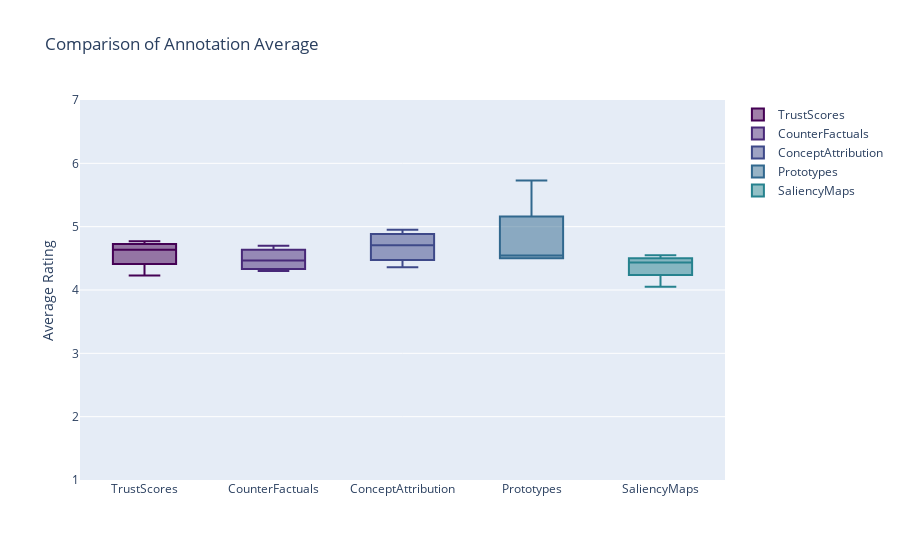

The cell this chart's notebook holds for it:
### Code cell
#compare all approaches 

#1. step: create average,var score of each rating question per subdf
df_list = [value for value in dfs]

def applyFunctionToSubDF(df_list,func):
    avg_container = []
    #for each df, get an average of the ratings for understand,usab,value and info (or any other function you want to apply to the seletced subdf)
    for sub_df in df_list:
        understand_avg = round(func(sub_df.filter(regex=(".*_understandability")).values),2)
        usability_avg = round(func(sub_df.filter(regex=(".*_usability")).values),2)
        value_avg = round(func(sub_df.filter(regex=(".*_value")).values),2)
        info_avg = round(func(sub_df.filter(regex=(".*_informativeness")).values),2)
    
        sub_df_avg = [info_avg,understand_avg,usability_avg,value_avg]
        avg_container.append(sub_df_avg)

    #make sure that the input ordering in the df_list is the same as in the method call since I only rely on ordering, not on names
    return avg_container[0],avg_container[1],avg_container[2],avg_container[3],avg_container[4]

cf_avg,ca_avg,prototypes_avg,trust_avg,saliency_avg = applyFunctionToSubDF(df_list,np.mean)
cf_var,ca_var,prototypes_var,trust_var,saliency_var = applyFunctionToSubDF(df_list,np.var)

#2. step: compare them in a table with avg+sdv
comparison_df = pd.DataFrame(index=["Understandability","Usability","Value","Informativeness"])
comparison_df["TrustScores"] = trust_avg
comparison_df["CounterFactuals"] = cf_avg
comparison_df["ConceptAttribution"] = ca_avg
comparison_df["Prototypes"] = prototypes_avg
comparison_df["SaliencyMaps"] = saliency_avg
print(comparison_df)

#3. step: visualize them with boxplots
#for all df
def boxPlotDF(comparison_df,title,labels):
    #throw out non-numeric data
    int_df = comparison_df.select_dtypes(include="float64")
    #set the color palette
    palette = cycle(plotly.colors.sequential.Viridis)#type: ignore

    #iterate over columns and show average spread
    fig = go.Figure()#type: ignore
    for column in int_df:
        fig.add_trace(go.Box(
            y=int_df[column],
            name=column,
            marker_color=next(palette)
            )) #type: ignore
    
    fig.update_layout(
                    title = title,
                    yaxis = dict(
                        dtick = 1
                    ),
                    yaxis_range=[1,7],
                    yaxis_title="Average Rating"
    )
    
    fig.show()
    

boxPlotDF(comparison_df,"Comparison of Annotation Average",labels)

### Figure 1 — Plotly figure (JSON) as saved in the notebook; plotly's stock layout.template omitted (floating-point values rounded to 4 significant figures)
{"data": [{"marker": {"color": "#440154"}, "name": "TrustScores", "type": "box", "y": [4.77, 4.68, 4.23, 4.59]}, {"marker": {"color": "#482878"}, "name": "CounterFactuals", "type": "box", "y": [4.36, 4.7, 4.57, 4.3]}, {"marker": {"color": "#3e4989"}, "name": "ConceptAttribution", "type": "box", "y": [4.36, 4.95, 4.82, 4.59]}, {"marker": {"color": "#31688e"}, "name": "Prototypes", "type": "box", "y": [4.5, 5.73, 4.5, 4.59]}, {"marker": {"color": "#26828e"}, "name": "SaliencyMaps", "type": "box", "y": [4.42, 4.45, 4.55, 4.05]}], "layout": {"title": {"text": "Comparison of Annotation Average"}, "yaxis": {"dtick": 1, "range": [1, 7], "title": {"text": "Average Rating"}}}}
